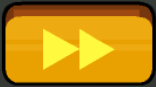
#> input picture assets/cook_boost.png, 156 x 87 px
$ python click_boost.py
#> lines starting #> are read from the running program, lines starting #| are printed output that depends on the picture
### utils/click_button.py
import os
import re
import sys

import cv2

from utils.crop_screenshot_by_ratio import adb_tap_relative
from utils.get_memu_resolution import get_memu_bounds
from dotenv import load_dotenv

load_dotenv()
ADB_PATH = os.getenv("ADB_PATH")
CURRENT_DIR = os.path.dirname(__file__)
ROOT_DIR = os.path.abspath(os.path.join(CURRENT_DIR, "../"))
ASSETS_DIR = os.path.join(ROOT_DIR, "assets")

if ROOT_DIR not in sys.path:
    sys.path.append(ROOT_DIR)


def click_from_assets(filename, threshold=0.6):
    template_path = os.path.join(ASSETS_DIR, filename)
    return click_button(template_path, threshold=threshold)


# [128 lines left out: functions click_and_hold_from_assets, drag_image_to_ratio, drag_ratios, click_and_hold_ratios, not called in this run]


import io
import subprocess

import numpy as np
from PIL import Image


# [121 lines left out: functions grab_screen_region, get_memu_resolution, adb_tap, adb_touch_and_hold, click_ratios, print_pixel_color_ratio and 1 more, not called in this run]


def click_and_hold(template_path, hold_duration=1.0, threshold=0.85):
#> called with template_path = 'assets/cook_boost.png', hold_duration = 19, threshold = 0.8
    template = cv2.imread(template_path, 0)
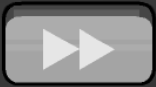
#> template: shape (87, 156); min 0, max 230, mean 138.3
    if template is None:
        raise FileNotFoundError(f"Missing template image: {template_path}")

    w, h = template.shape[::-1]
#> w = 156; h = 87
    left, top, width, height = get_memu_bounds()

    screenshot = grab_screen_region()
    gray = cv2.cvtColor(screenshot, cv2.COLOR_BGR2GRAY)

    result = cv2.matchTemplate(gray, template, cv2.TM_CCOEFF_NORMED)
    _, max_val, _, max_loc = cv2.minMaxLoc(result)

    if max_val >= threshold:
        memu_width, memu_height = get_memu_resolution()
        screen_x = int((max_loc[0] + w // 2) * memu_width / width)
        screen_y = int((max_loc[1] + h // 2) * memu_height / height)

        adb_touch_and_hold(screen_x, screen_y, hold_duration)
        print(
            f"✅ ADB held '{template_path}' at ({screen_x}, {screen_y}) for {hold_duration:.2f}s (confidence {max_val:.2f})"
        )
        return True
    else:
        print(f"❌ Button '{template_path}' not found. Confidence: {max_val:.2f}")
        return False

### utils/get_memu_resolution.py
import re
import subprocess
import pygetwindow as gw
import os

from dotenv import load_dotenv

load_dotenv()
ADB_PATH = os.getenv("ADB_PATH")

def get_memu_bounds():
    windows = gw.getWindowsWithTitle("MEmu")

    for window in windows:
        if window.visible and window.width > 0 and window.height > 0:
            return window.left, window.top, window.width, window.height

    raise RuntimeError("❌ No visible MEmu window found.")

# [31 lines left out: functions get_memu_resolution, main, not called in this run]

# [2 lines that do not run on import are left out]

### stations/cook_station/click_boost.py
import os
import sys
import time

# Setup root imports
CURRENT_DIR = os.path.dirname(__file__)  # .../stations/bread_station
ROOT_DIR = os.path.abspath(os.path.join(CURRENT_DIR, "../.."))  # .../pastaria_bot
if ROOT_DIR not in sys.path:
    sys.path.append(ROOT_DIR)

from utils.click_button import click_and_hold

# Define path to assets
ASSETS_DIR = os.path.join(ROOT_DIR, "assets")

def click_boost():
    time.sleep(2)
    click_and_hold(os.path.join(ASSETS_DIR, "cook_boost.png"), 19, threshold=0.80)
#> (the call stopped at in get_memu_bounds, `windows = gw.getWindowsWithTitle("MEmu")`: pygetwindow is not available in this run)


if __name__ == "__main__":
    click_boost()

$ run again, with assets/bread_boost.png copied over assets/cook_boost.png
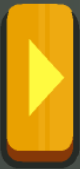
#> input picture assets/bread_boost.png, 80 x 169 px
#> in click_and_hold, `template = cv2.imread(template_path, 0)`:
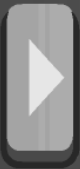
#> template: shape (169, 80); min 40, max 230, mean 140.9

$ run again, with assets/bread_cooked.png copied over assets/cook_boost.png
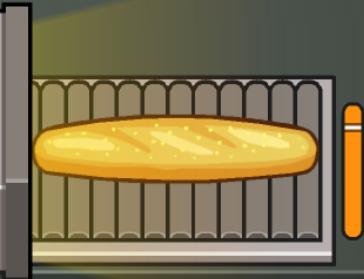
#> input picture assets/bread_cooked.png, 364 x 279 px
#> in click_and_hold, `template = cv2.imread(template_path, 0)`:
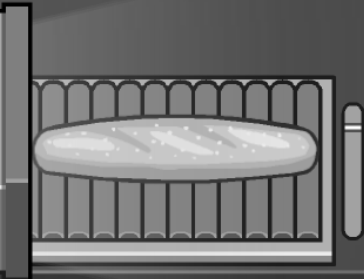
#> template: shape (279, 364); min 0, max 255, mean 115.6
